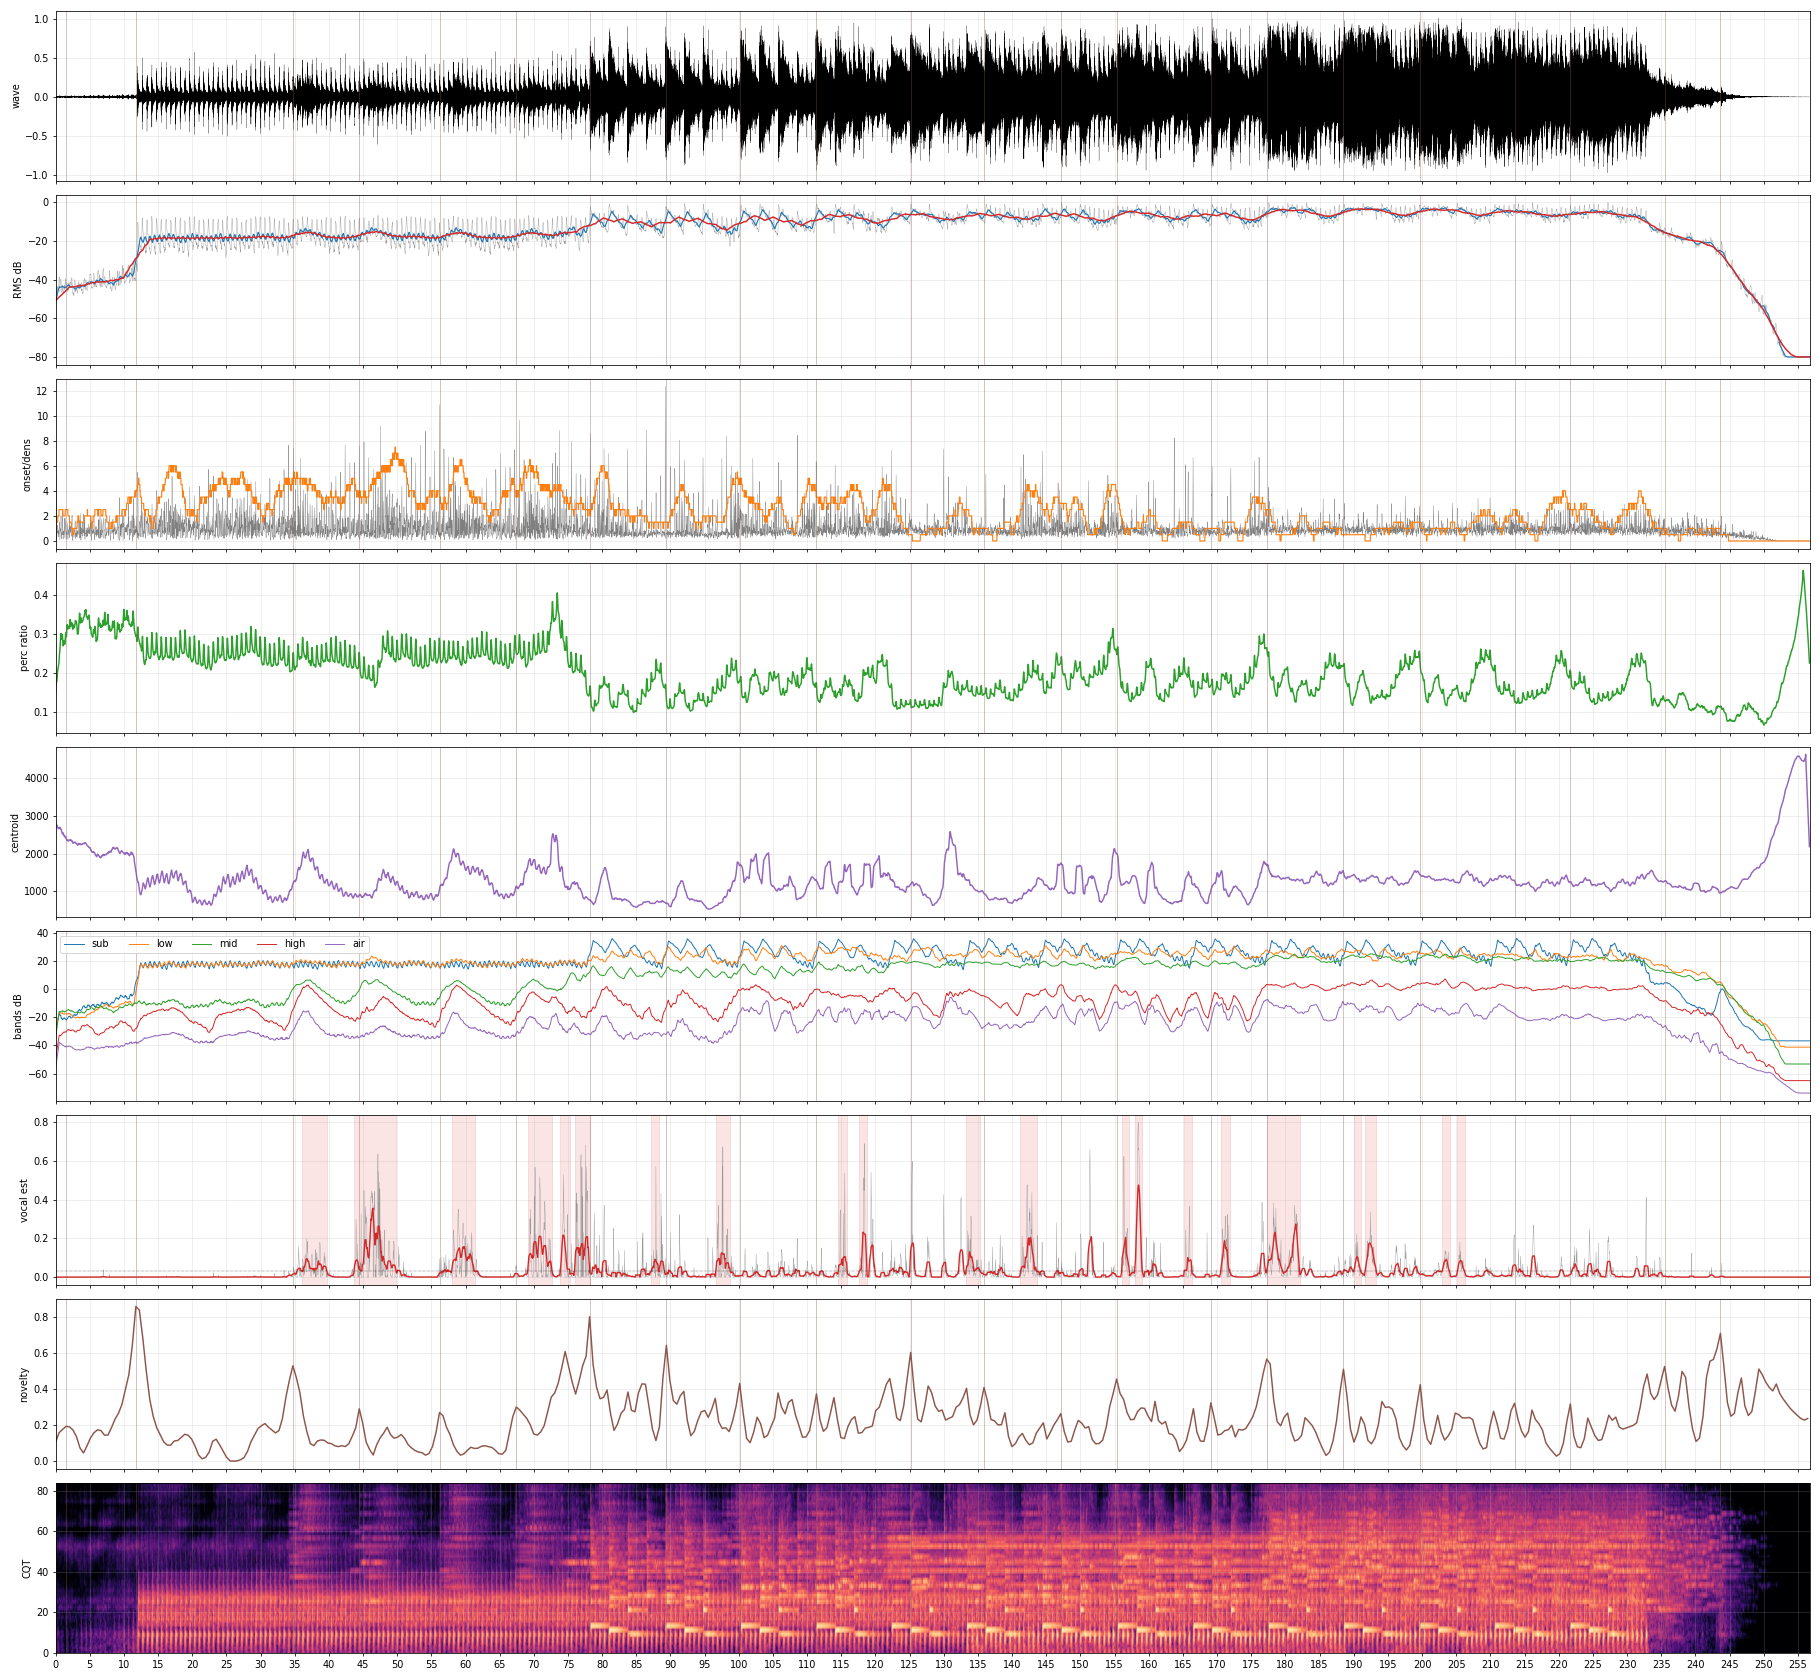

The Python source for this figure:
"""Audio map for Borrowed Lines.

Measures the recording itself (no transcription model is available):
loudness, onsets, tempo, section novelty, harmonic/percussive balance,
band energies, and a vocal-activity estimate from REPET-SIM foreground
separation plus pYIN voicing on the foreground.

Outputs analysis/audio_map.json and analysis/audio_map.png.
"""
import json
import sys
from pathlib import Path

import numpy as np
import librosa
import scipy.ndimage as ndi
import scipy.signal as sig
import matplotlib

matplotlib.use("Agg")
import matplotlib.pyplot as plt

SRC = sys.argv[1] if len(sys.argv) > 1 else "/Users/audiofool/Desktop/song.mp3"
OUT = Path(__file__).resolve().parent
SR = 22050
HOP = 512

y_st, _ = librosa.load(SRC, sr=SR, mono=False)
y = librosa.to_mono(y_st)
mid = 0.5 * (y_st[0] + y_st[1])
side = 0.5 * (y_st[0] - y_st[1])
dur = len(y) / SR
fps = SR / HOP
n = 1 + len(y) // HOP
t = librosa.frames_to_time(np.arange(n), sr=SR, hop_length=HOP)


def smooth(x, sec):
    w = max(1, int(round(sec * fps)))
    return ndi.uniform_filter1d(x, w, mode="nearest")


def fit(x):
    x = np.asarray(x, dtype=float)
    if len(x) >= n:
        return x[:n]
    return np.pad(x, (0, n - len(x)), mode="edge")


# Loudness
rms = fit(librosa.feature.rms(y=y, frame_length=2048, hop_length=HOP)[0])
rms_db = librosa.amplitude_to_db(rms + 1e-9, ref=np.max)
rms_s = smooth(rms_db, 1.0)
rms_l = smooth(rms_db, 4.0)
side_rms = fit(librosa.feature.rms(y=side, frame_length=2048, hop_length=HOP)[0])
mid_rms = fit(librosa.feature.rms(y=mid, frame_length=2048, hop_length=HOP)[0])
width = smooth(side_rms / (mid_rms + 1e-6), 2.0)

# Onsets and tempo
onset_env = fit(librosa.onset.onset_strength(y=y, sr=SR, hop_length=HOP))
tempo, beats = librosa.beat.beat_track(onset_envelope=onset_env, sr=SR, hop_length=HOP)
beat_times = librosa.frames_to_time(beats, sr=SR, hop_length=HOP)
onsets = librosa.onset.onset_detect(onset_envelope=onset_env, sr=SR, hop_length=HOP, backtrack=False)
onset_times = librosa.frames_to_time(onsets, sr=SR, hop_length=HOP)
onset_density = smooth(np.isin(np.arange(n), onsets).astype(float) * fps, 2.0)

# Spectrum
S = np.abs(librosa.stft(y, n_fft=2048, hop_length=HOP))
freqs = librosa.fft_frequencies(sr=SR, n_fft=2048)
centroid = fit(librosa.feature.spectral_centroid(S=S, sr=SR)[0])
flatness = fit(librosa.feature.spectral_flatness(S=S)[0])


def band(lo, hi, M=S):
    idx = (freqs >= lo) & (freqs < hi)
    return fit(librosa.amplitude_to_db(np.sqrt((M[idx] ** 2).mean(axis=0)) + 1e-9, ref=1.0))


bands = {
    "sub": band(20, 90),
    "low": band(90, 300),
    "mid": band(300, 2000),
    "high": band(2000, 6000),
    "air": band(6000, 11000),
}

# Harmonic / percussive balance
H, P = librosa.decompose.hpss(S, margin=2.0)
h_e = fit(np.sqrt((H**2).mean(axis=0)))
p_e = fit(np.sqrt((P**2).mean(axis=0)))
perc_ratio = smooth(p_e / (h_e + p_e + 1e-9), 1.5)

# Vocal estimate: REPET-SIM on a coarser grid, then foreground band energy + pYIN voicing
HOP_V = 1024
Sv, phase = librosa.magphase(librosa.stft(y, n_fft=2048, hop_length=HOP_V))
S_filter = librosa.decompose.nn_filter(
    Sv, aggregate=np.median, metric="cosine", width=int(librosa.time_to_frames(2.0, sr=SR, hop_length=HOP_V))
)
S_filter = np.minimum(Sv, S_filter)
mask_v = librosa.util.softmask(Sv - S_filter, 10 * S_filter, power=2)
S_fg = mask_v * Sv
fv = librosa.fft_frequencies(sr=SR, n_fft=2048)
vb = (fv >= 250) & (fv < 3500)
fg_e = np.sqrt((S_fg[vb] ** 2).mean(axis=0))
all_e = np.sqrt((Sv[vb] ** 2).mean(axis=0)) + 1e-9
fg_ratio = fg_e / all_e
y_fg = librosa.istft(S_fg * phase, hop_length=HOP_V, length=len(y))
f0, voiced_flag, voiced_prob = librosa.pyin(
    y_fg, fmin=90, fmax=900, sr=SR, frame_length=2048, hop_length=HOP_V, fill_na=np.nan
)
tv = librosa.frames_to_time(np.arange(len(fg_ratio)), sr=SR, hop_length=HOP_V)
vp = np.interp(t, librosa.frames_to_time(np.arange(len(voiced_prob)), sr=SR, hop_length=HOP_V), voiced_prob)
fr = np.interp(t, tv, fg_ratio)
fg_db = np.interp(t, tv, librosa.amplitude_to_db(fg_e + 1e-9, ref=np.max(fg_e)))
f0_i = np.interp(
    t,
    librosa.frames_to_time(np.arange(len(f0)), sr=SR, hop_length=HOP_V),
    np.nan_to_num(f0, nan=0.0),
)
vocal = smooth(vp, 0.35) * np.clip((fg_db + 40) / 30, 0, 1) * np.clip(fr * 2.2, 0, 1)
vocal_s = smooth(vocal, 0.6)

# Section novelty (Foote kernel on stacked MFCC + chroma), 2 Hz grid
mfcc = librosa.feature.mfcc(y=y, sr=SR, hop_length=HOP, n_mfcc=20)
chroma = librosa.feature.chroma_cqt(y=y, sr=SR, hop_length=HOP)
feat = np.vstack([librosa.util.normalize(mfcc, axis=1), chroma])
agg = int(round(fps / 2))
feat_s = librosa.util.sync(feat, np.arange(0, feat.shape[1], agg), aggregate=np.mean)
feat_s = librosa.util.normalize(feat_s, axis=0)
R = feat_s.T @ feat_s
tn = np.arange(R.shape[0]) * agg / fps


def foote(R, L):
    g = sig.windows.gaussian(2 * L, std=L / 2)
    k = np.outer(g, g)
    k[:L, L:] *= -1
    k[L:, :L] *= -1
    Rp = np.pad(R, L, mode="edge")
    out = np.zeros(R.shape[0])
    for i in range(R.shape[0]):
        out[i] = (Rp[i : i + 2 * L, i : i + 2 * L] * k).sum()
    out -= out.min()
    return out / (out.max() + 1e-9)


nov_short = foote(R, 8)  # ~4 s kernel half-width
nov_long = foote(R, 20)  # ~10 s
nov = 0.5 * nov_short + 0.5 * nov_long
peaks, props = sig.find_peaks(nov, distance=12, prominence=0.08)
boundaries = sorted(float(tn[p]) for p in peaks)

# Pauses: stretches with low vocal activity longer than 1.2 s while music continues
def segments(mask, min_len):
    segs, on, st = [], False, 0
    for i, m in enumerate(mask):
        if m and not on:
            on, st = True, i
        elif not m and on:
            on = False
            if (i - st) / fps >= min_len:
                segs.append([float(t[st]), float(t[i])])
    if on and (n - st) / fps >= min_len:
        segs.append([float(t[st]), float(t[-1])])
    return segs


thr = np.percentile(vocal_s, 60) * 0.55 + 0.02
vocal_segs = segments(vocal_s > thr, 1.0)
# merge vocal segments separated by < 0.5 s
merged = []
for s in vocal_segs:
    if merged and s[0] - merged[-1][1] < 0.5:
        merged[-1][1] = s[1]
    else:
        merged.append(s)
vocal_segs = merged
quiet = segments(rms_s < (np.max(rms_s) - 24), 0.6)

# Final decay: last time the 1 s loudness is within 20 dB of its median body level
body = np.median(rms_s[(t > 10) & (t < dur - 20)])
last_loud = float(t[np.where(rms_s > body - 6)[0][-1]])
tail_start = float(t[np.where(rms_s > body - 20)[0][-1]])

res = {
    "source": SRC,
    "duration": dur,
    "tempo_bpm": float(np.atleast_1d(tempo)[0]),
    "beats": [round(float(b), 3) for b in beat_times],
    "onsets": [round(float(o), 3) for o in onset_times],
    "novelty_boundaries": [round(b, 2) for b in boundaries],
    "vocal_segments": [[round(a, 2), round(b, 2)] for a, b in vocal_segs],
    "quiet_segments": [[round(a, 2), round(b, 2)] for a, b in quiet],
    "body_level_db": float(body),
    "last_loud": last_loud,
    "tail_start": tail_start,
    "curves_hz": 10,
}
# 10 Hz curves for the renderer and for storyboard notes
grid = np.arange(0, dur, 0.1)
def g(x):
    return [round(float(v), 4) for v in np.interp(grid, t, x)]
res["curves"] = {
    "t": [round(float(v), 2) for v in grid],
    "rms_db": g(rms_s),
    "rms_db_long": g(rms_l),
    "onset_density": g(onset_density),
    "centroid": g(smooth(centroid, 1.0)),
    "flatness": g(smooth(flatness, 1.0)),
    "perc_ratio": g(perc_ratio),
    "vocal": g(vocal_s),
    "stereo_width": g(width),
    "novelty": [round(float(v), 4) for v in np.interp(grid, tn, nov)],
    **{f"band_{k}": g(smooth(v, 1.0)) for k, v in bands.items()},
}
(OUT / "audio_map.json").write_text(json.dumps(res))

# Plot
fig, ax = plt.subplots(9, 1, figsize=(26, 24), sharex=True)
ax[0].plot(np.arange(len(y)) / SR, y, lw=0.2, color="k")
ax[0].set_ylabel("wave")
ax[1].plot(t, rms_db, lw=0.4, color="0.6")
ax[1].plot(t, rms_s, lw=1.2, color="C0")
ax[1].plot(t, rms_l, lw=1.5, color="C3")
ax[1].set_ylabel("RMS dB")
ax[2].plot(t, onset_env, lw=0.4, color="0.5")
ax[2].plot(t, onset_density, lw=1.2, color="C1")
ax[2].set_ylabel("onset/dens")
ax[3].plot(t, perc_ratio, color="C2")
ax[3].set_ylabel("perc ratio")
ax[4].plot(t, smooth(centroid, 1.0), color="C4")
ax[4].set_ylabel("centroid")
for k, v in bands.items():
    ax[5].plot(t, smooth(v, 1.0), lw=1, label=k)
ax[5].legend(loc="upper left", ncol=5)
ax[5].set_ylabel("bands dB")
ax[6].plot(t, vocal, lw=0.4, color="0.6")
ax[6].plot(t, vocal_s, lw=1.4, color="C3")
ax[6].axhline(thr, color="k", lw=0.5, ls=":")
for a, b in vocal_segs:
    ax[6].axvspan(a, b, color="C3", alpha=0.12)
ax[6].set_ylabel("vocal est")
ax[7].plot(tn, nov, color="C5")
for b in boundaries:
    for a_ in ax:
        a_.axvline(b, color="C5", lw=0.6, alpha=0.6)
ax[7].set_ylabel("novelty")
ax[8].imshow(
    librosa.amplitude_to_db(np.abs(librosa.cqt(y, sr=SR, hop_length=HOP, n_bins=84)), ref=np.max),
    aspect="auto",
    origin="lower",
    extent=[0, dur, 0, 84],
    cmap="magma",
)
ax[8].set_ylabel("CQT")
for a_ in ax:
    a_.grid(alpha=0.25)
ax[-1].set_xticks(np.arange(0, dur, 5))
ax[-1].set_xlim(0, dur)
plt.tight_layout()
plt.savefig(OUT / "audio_map.png", dpi=70)

print(json.dumps({k: v for k, v in res.items() if k not in ("curves", "beats", "onsets")}, indent=1))
print("beats:", len(res["beats"]), "first", res["beats"][:8])
